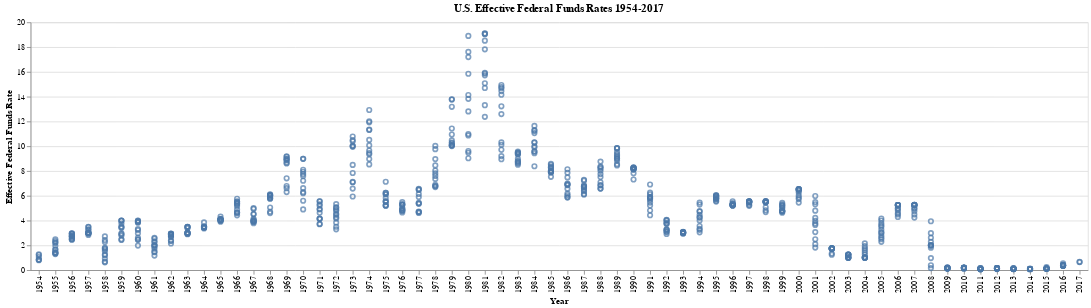

Write notebook code for a chart like this one.
### Code cell
Chart(fed_data).mark_point().encode(
    x='Year:N',
    y='Effective Federal Funds Rate:Q'
   ).properties(
    title='U.S. Effective Federal Funds Rates 1954-2017'
)

### Figure 1 — Vega-Lite specification as saved in the notebook (floating-point values rounded to 4 significant figures; data arrays with more than 128 entries replaced by an {"elided": "..."} marker saying what was removed)
{"config": {"view": {"continuousWidth": 400, "continuousHeight": 300}}, "data": {"name": "data-2cb63c1daa287312e2211015b1611535"}, "mark": "point", "encoding": {"x": {"type": "nominal", "field": "Year"}, "y": {"type": "quantitative", "field": "Effective Federal Funds Rate"}}, "title": "U.S. Effective Federal Funds Rates 1954-2017", "$schema": "https://vega.github.io/schema/vega-lite/v4.0.0.json", "datasets": {"data-2cb63c1daa287312e2211015b1611535": {"elided": "904 records"}}}
